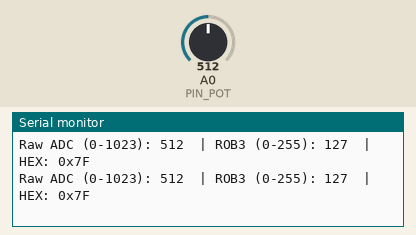
Simulated run of this sketch. Board: Arduino Uno, built with avr-gcc and run on an emulated ATmega328P. On the bench: the last lines printed to the serial monitor. Inputs (shaded band) come from the test bench; at power-on: A0 (PIN_POT) = 512.

Above: at 1.3 s.
1.4 s: A0 (PIN_POT) set to 716
At 1.66 s:
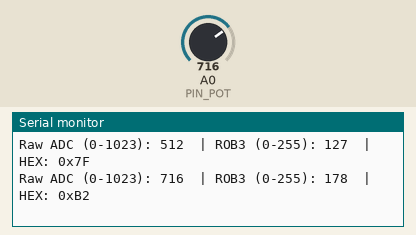
3.4 s: A0 (PIN_POT) set to 900
At 3.62 s:
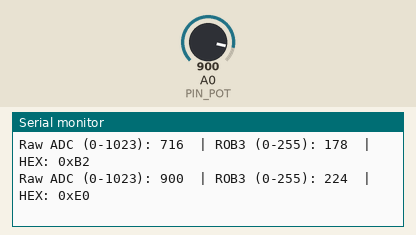
5.4 s: A0 (PIN_POT) set to 1023
At 5.58 s:
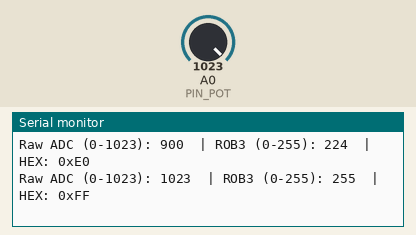
7.4 s: A0 (PIN_POT) set to 306
At 7.54 s:
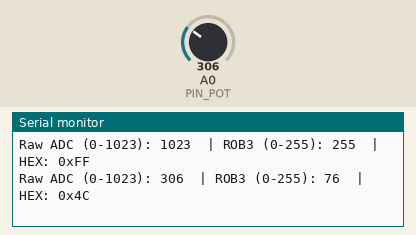
9.3 s: A0 (PIN_POT) set to 6
At 9.51 s:
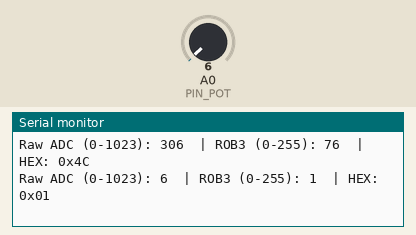

Measured:
- after the input at 1.4 s, the serial monitor: prints a new line after 0.13 s (image 1)
- after the input at 3.4 s, the serial monitor: prints a new line after 0.09 s (image 2)
- after the input at 5.4 s, the serial monitor: prints a new line after 0.05 s (image 3)
- after the input at 7.4 s, the serial monitor: prints a new line at once (image 4)
- after the input at 9.3 s, the serial monitor: prints a new line after 0.08 s (image 5)

The sketch:

pot_reader.ino
```cpp
// pot_reader.ino
//
// ROB3 axis — pure potentiometer measurement.
//
// Reads one axis feedback potentiometer on A0 and prints the raw 10-bit ADC
// value alongside the ROB3 native 8-bit scale (0..255) and its hex form.
// Move the joint by hand and watch the values track.
//
// Target: Arduino UNO R3. Wiring: see rob3_axis.h and ../README.md.

#include "rob3_axis.h"

void setup() {
  Serial.begin(9600);
  Serial.println();
  Serial.println(F("============================================="));
  Serial.println(F("   ROB3 axis: POTENTIOMETER TEST MODE"));
  Serial.println(F("   Move the joint by hand to test..."));
  Serial.println(F("============================================="));
}

void loop() {
  int raw = analogRead(PIN_POT);   // 0..1023
  int scaled = rob3Scale(raw);     // 0..255 (ROB3 native)

  Serial.print(F("Raw ADC (0-1023): "));
  Serial.print(raw);
  Serial.print(F("\t| ROB3 (0-255): "));
  Serial.print(scaled);
  Serial.print(F("\t| HEX: 0x"));
  if (scaled < 16) Serial.print('0');   // leading zero
  Serial.println(scaled, HEX);

  delay(150);
}
```

rob3_axis.h
```cpp
// rob3_axis.h
//
// Shared pin map + per-axis calibration for the ROB3 motor/feedback bring-up.
//
// Each ROB3 axis is a DC servo motor driven by an L293 H-bridge, with an
// absolute 5 kOhm potentiometer for position feedback. These sketches drive
// ONE axis at a time from an Arduino UNO:
//
//   L293 IN1  <- Arduino D2   (direction A)
//   L293 IN2  <- Arduino D3   (direction B)
//   L293 EN   <- +5V          (enable tied high; speed not PWM here)
//   L293 OUT1/OUT2 -> motor terminals (ROB3 connector pins 6 / 5)
//   Pot wiper -> Arduino A0   (ROB3 connector pin 1); pot +5V/GND = pins 2/4
//
// Calibration values are the measured raw 10-bit ADC readings from
// hardware/motors/test.md. The Arduino's 10-bit ADC (0..1023) maps to the
// ROB3 native 8-bit scale (0..255) via map(raw,0,1023,0,255).

#ifndef ROB3_AXIS_H
#define ROB3_AXIS_H

// --- Pin map (single-axis rig) ----------------------------------------------
#define PIN_MOTOR_IN1  2   // -> L293 IN1 (direction A)
#define PIN_MOTOR_IN2  3   // -> L293 IN2 (direction B)
#define PIN_POT        A0  // <- potentiometer wiper (ROB3 connector pin 1)

// --- Per-axis potentiometer calibration (raw 10-bit ADC), from test.md ------
// Not every axis has all three points characterised; use what test.md records.
struct AxisCal {
  const char* name;
  int adc_min;   // raw ADC at one mechanical limit
  int adc_mid;   // raw ADC at the reference/center position
  int adc_max;   // raw ADC at the other mechanical limit
};

// Index 0..5 == ROB3 axes 1..6.
static const AxisCal AXIS_CAL[6] = {
  // name,             adc_min, adc_mid, adc_max
  { "1 Base",           185,     482,     779 },  // +90 / 0 / -90 deg
  { "2 Shoulder",       513,     620,     756 },  // +70 / 0 / -44 deg
  { "3 Elbow",          271,     271,     639 },  //  0 (ref) / .. / -110 deg
  { "4 Wrist",            0,     512,    1023 },  // uncalibrated (full range)
  { "5 Wrist roll",     162,     506,     862 },  // +90 / 0 / -90 (approx)
  { "6 Gripper",        206,     486,     765 },  // closed .. open (206/765)
};

// Map an Arduino 10-bit ADC reading to the ROB3 native 8-bit scale.
inline int rob3Scale(int raw10) {
  return map(raw10, 0, 1023, 0, 255);
}

#endif // ROB3_AXIS_H
```
